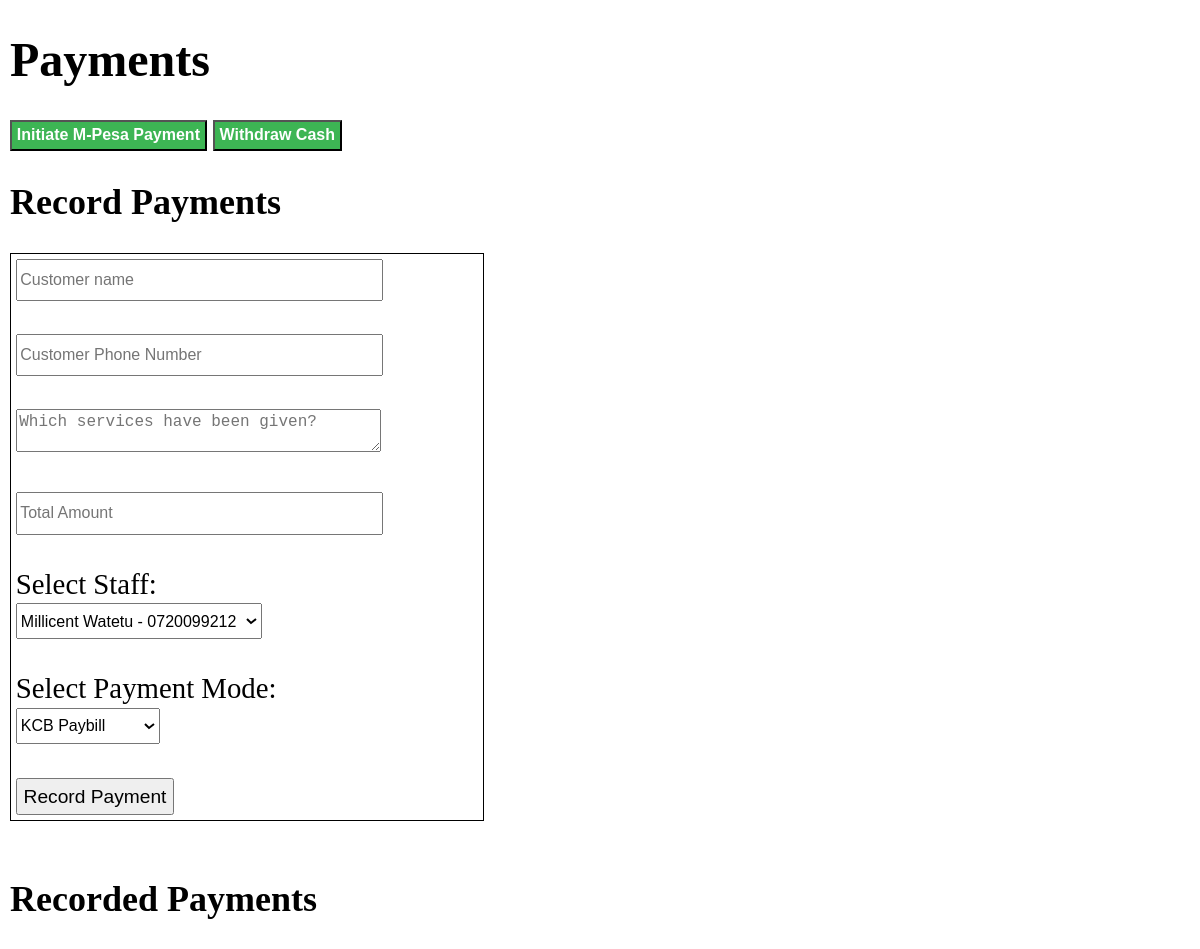
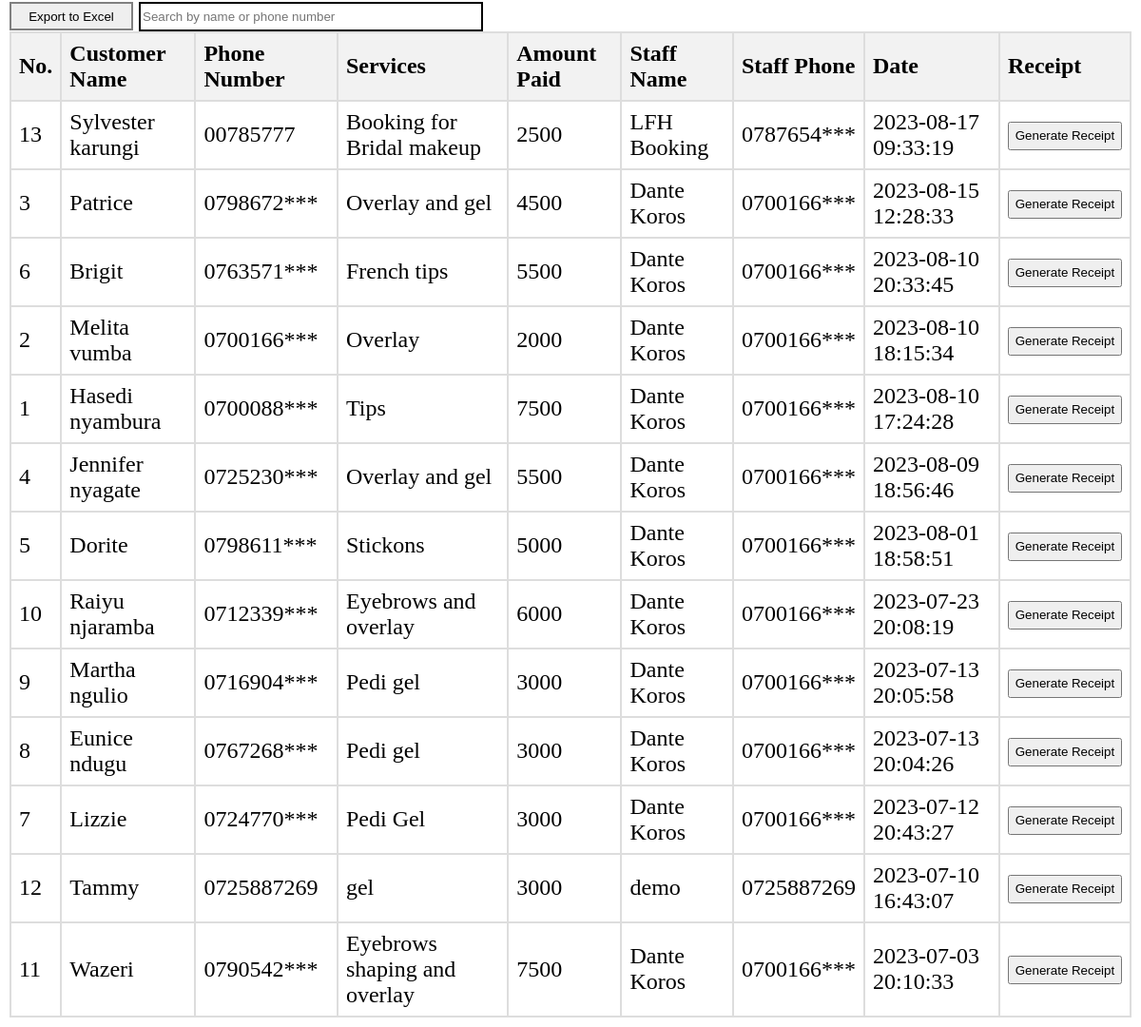
The page /pay1.php (signed in) on the database its author committed (2 pictures, top to bottom).
### tables this page shows
CREATE TABLE `payments` (
  `s_no` int(11) NOT NULL AUTO_INCREMENT,
  `name` text NOT NULL,
  `phone` text NOT NULL,
  `services` text NOT NULL,
  `amount` int(11) NOT NULL,
  `staff_name` text NOT NULL,
  `staff_phone` text NOT NULL,
  `date` text NOT NULL,
  `commission_paid` text NOT NULL DEFAULT 'Not Paid',
  `payment_mode` text NOT NULL,
  PRIMARY KEY (`s_no`)
);

### pay1.php (the view, shortened to what this page needs)
<?php
    $db_servername = $_ENV['DB_HOST'];
    $db_username = $_ENV['DB_USERNAME'];
    $db_password = $_ENV['DB_PASSWORD'];
    $dbname = $_ENV['DB_NAME'];
    $button_allowed = false;
    if (isset($_SESSION['username']) && ($_SESSION['username'] == $_ENV['ADMIN1'] || $_SESSION['username'] == $_ENV['ADMIN2'])) {
        $button_allowed = true;
    }
?>
<!DOCTYPE html>
<html en-US>
    <head>
        <link rel="stylesheet" type="text/css" href="style.css"/>
    </head>
    <body class="body">
        <h1>Payments</h1>
        <div class="body-content">
            <button id = "stkPush" type="button" name="stkPush" onclick="redirectToStkPush()" style="background-color: rgba(61,181,84,255); color:white; font-weight:bold;">Initiate M-Pesa Payment</button>
            <button <?php if (!$button_allowed) { echo 'hidden'; } ?> id = "withdraw" type="button" name="withdraw" onclick="redirectToWithdraw()" style="background-color: rgba(61,181,84,255); color:white; font-weight:bold;">Withdraw Cash</button>
            <p><h2>Record Payments</h2></p>
            <div class="formPay">
                <form id="submitPay" style="width: 80%;" method="POST" action="">
                    <input placeholder="Customer name" type="text" name="cust-name" style="width: 95%; height: 30px;" required>
                    <br>
                    <br>
                    <input placeholder="Customer Phone Number" type="number" id="tel-number" name="tel-number" style="width: 95%; height: 30px;" required>
                    <br>
                    <br>
                    <textarea name="services" placeholder = "Which services have been given?" style="width: 95%;" required></textarea>
                    <br>
                    <br>
                    <input placeholder="Total Amount" type="text" id="amount" name="amount" style="width: 95%; height: 30px;" required>
                    <br>
                    <br>
                    Select Staff:
                    <?php
                        $conn = new mysqli($db_servername, $db_username, $db_password, $dbname);
                        $sqlStaffList = "SELECT staff_name, staff_phone FROM staff WHERE status='active'";
                        $result = $conn->query($sqlStaffList);
                        if ($result->num_rows > 0) {
                            echo '<select name="staff" id="staff" style="height:30px;">';
                            while ($row = $result->fetch_assoc()) {
                                echo '<option value="' . $row['staff_name'] . ' - ' . $row['staff_phone'] . '">' . $row['staff_name'] . ' - ' . $row['staff_phone'] . '</option>';
                            }
                            echo '</select>';
                        } else {
                            echo 'No staff found.';
                        }
                    ?>
                    <br>
                    <br>
                    Select Payment Mode:
                    <select id="payment-mode" name="payment-mode" style="width: 120px; height: 30px;" required>
                        <option id="kcb" name="kcb" >KCB Paybill</option>
                    </select>
                    <br>
                    <br>
                    <input id="submitPay" type="submit" value="Record Payment" name="submitPay" />
                </form>
            </div>
            <br>
            <h2> Recorded Payments</h2>
            <button <?php if (!$button_allowed) { echo 'hidden'; } ?> onclick="exportTableToExcel('payments-table', 'payments')" style="border:2px solid grey; width:130px; height:30px;">Export to Excel</button>
            <input type="text" id="payments-search" placeholder="Search by name or phone number" style="width:30%; height:25px; border: 2px solid #000;" >
            <br>
            <table id="payments-table">
                <thead>
                    <tr>
                        <th>No.</th>
                        <th>Customer Name</th>
                        <th>Phone Number</th>
                        <th>Services</th>
                        <th>Amount Paid</th>
                        <th>Staff Name</th>
                        <th>Staff Phone</th>
                        <th>Date</th>
                        <th>Receipt</th>
                    </tr>
                </thead>
                <tbody>
                    <?php
                    $conn = new mysqli($db_servername, $db_username, $db_password, $dbname);
                    $sqlPaid = "SELECT s_no, name, phone, services, amount, staff_name, staff_phone, date FROM payments ORDER BY date DESC";
                    $username = $_SESSION['username'];
                    $limit = ($username === "Tim" || $username === "Millie") ? "" : "LIMIT 10";
                    $sqlPaid .= " $limit";
                    $result = $conn->query($sqlPaid);
                    if ($result->num_rows > 0) {
                        while ($row = $result->fetch_assoc()) {
                            echo "<tr>
                                    <td>" . $row["s_no"] . "</td>
                                    <td>" . $row["name"] . "</td>
                                    <td>" . $row["phone"] . "</td>
                                    <td>" . $row["services"] . "</td>
                                    <td>" . $row["amount"] . "</td>
                                    <td>" . $row["staff_name"] . "</td>
                                    <td>" . $row["staff_phone"] . "</td>
                                    <td>" . $row["date"] . "</td>
                                    <td>
                                        <form method='POST' action='templates/generateDocs.php' target='_blank'>
                                            <input type='hidden' name='payment_id' value='" . $row["s_no"] . "'>
                                            <input type='submit' value='Generate Receipt' style='width: 120px; height: 30px; padding: 4px;'>
                                        </form>
                                    </td>
                                </tr>";
                        }
                    } else {
                        echo "<tr><td colspan='9'>No results found.</td></tr>";
                    }
                    ?>
                </tbody>
            </table>
        </div>
    </body>
</html>

### style.css (style rules this page uses)
.body { font-size: 24px; margin: 10px; font-family: Garamond; margin-top: 0; top: 101px; left: 221px; }
.body-content { transition: transform 0.3s ease; transform: translateX(0); }
table, th, td { border: 1px solid #ddd; text-align: center; }

### pay1.php (style rules this page uses)
table { border-collapse: collapse; width: 100%; }
th, td { text-align: left; padding: 8px; border: 2px solid #ddd; }
th { background-color: #f2f2f2; }
#submitPay { display: ; align-items: center; justify-content: center; zoom:120%; }
#stkPush { padding: 4px; zoom:120%; }
#withdraw { padding: 4px; zoom:120%; }
#submitPay { padding: 4px; zoom:120%; }
.formPay { border:1px solid black; display:flex; width: 40%; }

### rows shown on the page
payments: s_no "13", name "Sylvester karungi", phone "00785777", services "Booking for Bridal makeup", amount "2500", staff_name "LFH Booking", staff_phone "0787654***", date "2023-08-17 09:33:19"
payments: s_no "3", name "Patrice", phone "0798672***", services "Overlay and gel", amount "4500", staff_name "Dante Koros", staff_phone "0700166***", date "2023-08-15 12:28:33"
payments: s_no "6", name "Brigit", phone "0763571***", services "French tips", amount "5500", staff_name "Dante Koros", staff_phone "0700166***", date "2023-08-10 20:33:45"
payments: s_no "2", name "Melita vumba", phone "0700166***", services "Overlay", amount "2000", staff_name "Dante Koros", staff_phone "0700166***", date "2023-08-10 18:15:34"
payments: s_no "1", name "Hasedi nyambura", phone "0700088***", services "Tips", amount "7500", staff_name "Dante Koros", staff_phone "0700166***", date "2023-08-10 17:24:28"
payments: s_no "4", name "Jennifer nyagate", phone "0725230***", services "Overlay and gel", amount "5500", staff_name "Dante Koros", staff_phone "0700166***", date "2023-08-09 18:56:46"
payments: s_no "5", name "Dorite", phone "0798611***", services "Stickons", amount "5000", staff_name "Dante Koros", staff_phone "0700166***", date "2023-08-01 18:58:51"
payments: s_no "10", name "Raiyu njaramba", phone "0712339***", services "Eyebrows and overlay", amount "6000", staff_name "Dante Koros", staff_phone "0700166***", date "2023-07-23 20:08:19"
payments: s_no "9", name "Martha ngulio", phone "0716904***", services "Pedi gel", amount "3000", staff_name "Dante Koros", staff_phone "0700166***", date "2023-07-13 20:05:58"
payments: s_no "8", name "Eunice ndugu", phone "0767268***", services "Pedi gel", amount "3000", staff_name "Dante Koros", staff_phone "0700166***", date "2023-07-13 20:04:26"
payments: s_no "7", name "Lizzie", phone "0724770***", services "Pedi Gel", amount "3000", staff_name "Dante Koros", staff_phone "0700166***", date "2023-07-12 20:43:27"
payments: s_no "12", name "Tammy", phone "0725887269", services "gel", amount "3000", staff_name "demo", staff_phone "0725887269", date "2023-07-10 16:43:07"
payments: s_no "11", name "Wazeri", phone "0790542***", services "Eyebrows shaping and overlay", amount "7500", staff_name "Dante Koros", staff_phone "0700166***", date "2023-07-03 20:10:33"

### other values the page prints
form field staff "Millicent Watetu - 0720099212"
